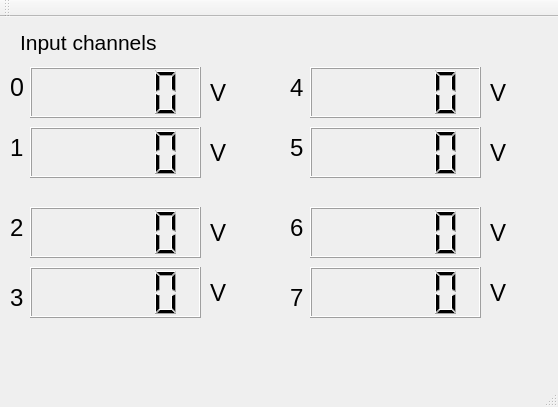
<?xml version="1.0" encoding="UTF-8"?>
<ui version="4.0">
 <class>MainWindow</class>
 <widget class="QMainWindow" name="MainWindow">
  <property name="geometry">
   <rect>
    <x>0</x>
    <y>0</y>
    <width>558</width>
    <height>407</height>
   </rect>
  </property>
  <property name="windowTitle">
   <string>MainWindow</string>
  </property>
  <widget class="QWidget" name="centralWidget">
   <widget class="QLCDNumber" name="lcdNumber">
    <property name="geometry">
     <rect>
      <x>30</x>
      <y>50</y>
      <width>171</width>
      <height>51</height>
     </rect>
    </property>
   </widget>
   <widget class="QLCDNumber" name="lcdNumber_2">
    <property name="geometry">
     <rect>
      <x>30</x>
      <y>110</y>
      <width>171</width>
      <height>51</height>
     </rect>
    </property>
   </widget>
   <widget class="QLCDNumber" name="lcdNumber_3">
    <property name="geometry">
     <rect>
      <x>30</x>
      <y>190</y>
      <width>171</width>
      <height>51</height>
     </rect>
    </property>
   </widget>
   <widget class="QLCDNumber" name="lcdNumber_4">
    <property name="geometry">
     <rect>
      <x>30</x>
      <y>250</y>
      <width>171</width>
      <height>51</height>
     </rect>
    </property>
   </widget>
   <widget class="QLCDNumber" name="lcdNumber_5">
    <property name="geometry">
     <rect>
      <x>310</x>
      <y>50</y>
      <width>171</width>
      <height>51</height>
     </rect>
    </property>
   </widget>
   <widget class="QLCDNumber" name="lcdNumber_6">
    <property name="geometry">
     <rect>
      <x>310</x>
      <y>190</y>
      <width>171</width>
      <height>51</height>
     </rect>
    </property>
   </widget>
   <widget class="QLCDNumber" name="lcdNumber_7">
    <property name="geometry">
     <rect>
      <x>310</x>
      <y>110</y>
      <width>171</width>
      <height>51</height>
     </rect>
    </property>
   </widget>
   <widget class="QLCDNumber" name="lcdNumber_8">
    <property name="geometry">
     <rect>
      <x>310</x>
      <y>250</y>
      <width>171</width>
      <height>51</height>
     </rect>
    </property>
   </widget>
   <widget class="QLabel" name="label">
    <property name="geometry">
     <rect>
      <x>210</x>
      <y>50</y>
      <width>31</width>
      <height>51</height>
     </rect>
    </property>
    <property name="font">
     <font>
      <pointsize>18</pointsize>
     </font>
    </property>
    <property name="text">
     <string>V</string>
    </property>
   </widget>
   <widget class="QLabel" name="label_2">
    <property name="geometry">
     <rect>
      <x>210</x>
      <y>110</y>
      <width>31</width>
      <height>51</height>
     </rect>
    </property>
    <property name="font">
     <font>
      <pointsize>18</pointsize>
     </font>
    </property>
    <property name="text">
     <string>V</string>
    </property>
   </widget>
   <widget class="QLabel" name="label_3">
    <property name="geometry">
     <rect>
      <x>210</x>
      <y>190</y>
      <width>31</width>
      <height>51</height>
     </rect>
    </property>
    <property name="font">
     <font>
      <pointsize>18</pointsize>
     </font>
    </property>
    <property name="text">
     <string>V</string>
    </property>
   </widget>
   <widget class="QLabel" name="label_4">
    <property name="geometry">
     <rect>
      <x>210</x>
      <y>250</y>
      <width>31</width>
      <height>51</height>
     </rect>
    </property>
    <property name="font">
     <font>
      <pointsize>18</pointsize>
     </font>
    </property>
    <property name="text">
     <string>V</string>
    </property>
   </widget>
   <widget class="QLabel" name="label_5">
    <property name="geometry">
     <rect>
      <x>490</x>
      <y>50</y>
      <width>68</width>
      <height>51</height>
     </rect>
    </property>
    <property name="font">
     <font>
      <pointsize>18</pointsize>
     </font>
    </property>
    <property name="text">
     <string>V</string>
    </property>
   </widget>
   <widget class="QLabel" name="label_6">
    <property name="geometry">
     <rect>
      <x>490</x>
      <y>110</y>
      <width>68</width>
      <height>51</height>
     </rect>
    </property>
    <property name="font">
     <font>
      <pointsize>18</pointsize>
     </font>
    </property>
    <property name="text">
     <string>V</string>
    </property>
   </widget>
   <widget class="QLabel" name="label_7">
    <property name="geometry">
     <rect>
      <x>490</x>
      <y>190</y>
      <width>68</width>
      <height>51</height>
     </rect>
    </property>
    <property name="font">
     <font>
      <pointsize>18</pointsize>
     </font>
    </property>
    <property name="text">
     <string>V</string>
    </property>
   </widget>
   <widget class="QLabel" name="label_8">
    <property name="geometry">
     <rect>
      <x>490</x>
      <y>250</y>
      <width>68</width>
      <height>51</height>
     </rect>
    </property>
    <property name="font">
     <font>
      <pointsize>18</pointsize>
     </font>
    </property>
    <property name="text">
     <string>V</string>
    </property>
   </widget>
   <widget class="QLabel" name="label_9">
    <property name="geometry">
     <rect>
      <x>20</x>
      <y>10</y>
      <width>221</width>
      <height>31</height>
     </rect>
    </property>
    <property name="font">
     <font>
      <pointsize>16</pointsize>
     </font>
    </property>
    <property name="text">
     <string>Input channels</string>
    </property>
   </widget>
   <widget class="QLabel" name="label_10">
    <property name="geometry">
     <rect>
      <x>10</x>
      <y>50</y>
      <width>31</width>
      <height>41</height>
     </rect>
    </property>
    <property name="font">
     <font>
      <pointsize>19</pointsize>
     </font>
    </property>
    <property name="text">
     <string>0</string>
    </property>
   </widget>
   <widget class="QLabel" name="label_11">
    <property name="geometry">
     <rect>
      <x>10</x>
      <y>110</y>
      <width>31</width>
      <height>41</height>
     </rect>
    </property>
    <property name="font">
     <font>
      <pointsize>18</pointsize>
     </font>
    </property>
    <property name="text">
     <string>1</string>
    </property>
   </widget>
   <widget class="QLabel" name="label_12">
    <property name="geometry">
     <rect>
      <x>10</x>
      <y>190</y>
      <width>31</width>
      <height>41</height>
     </rect>
    </property>
    <property name="font">
     <font>
      <pointsize>18</pointsize>
     </font>
    </property>
    <property name="text">
     <string>2</string>
    </property>
   </widget>
   <widget class="QLabel" name="label_13">
    <property name="geometry">
     <rect>
      <x>10</x>
      <y>260</y>
      <width>31</width>
      <height>41</height>
     </rect>
    </property>
    <property name="font">
     <font>
      <pointsize>18</pointsize>
     </font>
    </property>
    <property name="text">
     <string>3</string>
    </property>
   </widget>
   <widget class="QLabel" name="label_14">
    <property name="geometry">
     <rect>
      <x>290</x>
      <y>50</y>
      <width>31</width>
      <height>41</height>
     </rect>
    </property>
    <property name="font">
     <font>
      <pointsize>18</pointsize>
     </font>
    </property>
    <property name="text">
     <string>4</string>
    </property>
   </widget>
   <widget class="QLabel" name="label_15">
    <property name="geometry">
     <rect>
      <x>290</x>
      <y>110</y>
      <width>31</width>
      <height>41</height>
     </rect>
    </property>
    <property name="font">
     <font>
      <pointsize>18</pointsize>
     </font>
    </property>
    <property name="text">
     <string>5</string>
    </property>
   </widget>
   <widget class="QLabel" name="label_16">
    <property name="geometry">
     <rect>
      <x>290</x>
      <y>190</y>
      <width>31</width>
      <height>41</height>
     </rect>
    </property>
    <property name="font">
     <font>
      <pointsize>18</pointsize>
     </font>
    </property>
    <property name="text">
     <string>6</string>
    </property>
   </widget>
   <widget class="QLabel" name="label_17">
    <property name="geometry">
     <rect>
      <x>290</x>
      <y>260</y>
      <width>31</width>
      <height>41</height>
     </rect>
    </property>
    <property name="font">
     <font>
      <pointsize>18</pointsize>
     </font>
    </property>
    <property name="text">
     <string>7</string>
    </property>
   </widget>
  </widget>
  <widget class="QMenuBar" name="menuBar">
   <property name="geometry">
    <rect>
     <x>0</x>
     <y>0</y>
     <width>558</width>
     <height>26</height>
    </rect>
   </property>
  </widget>
  <widget class="QToolBar" name="mainToolBar">
   <attribute name="toolBarArea">
    <enum>TopToolBarArea</enum>
   </attribute>
   <attribute name="toolBarBreak">
    <bool>false</bool>
   </attribute>
  </widget>
  <widget class="QStatusBar" name="statusBar"/>
 </widget>
 <layoutdefault spacing="6" margin="11"/>
 <resources/>
 <connections/>
</ui>
